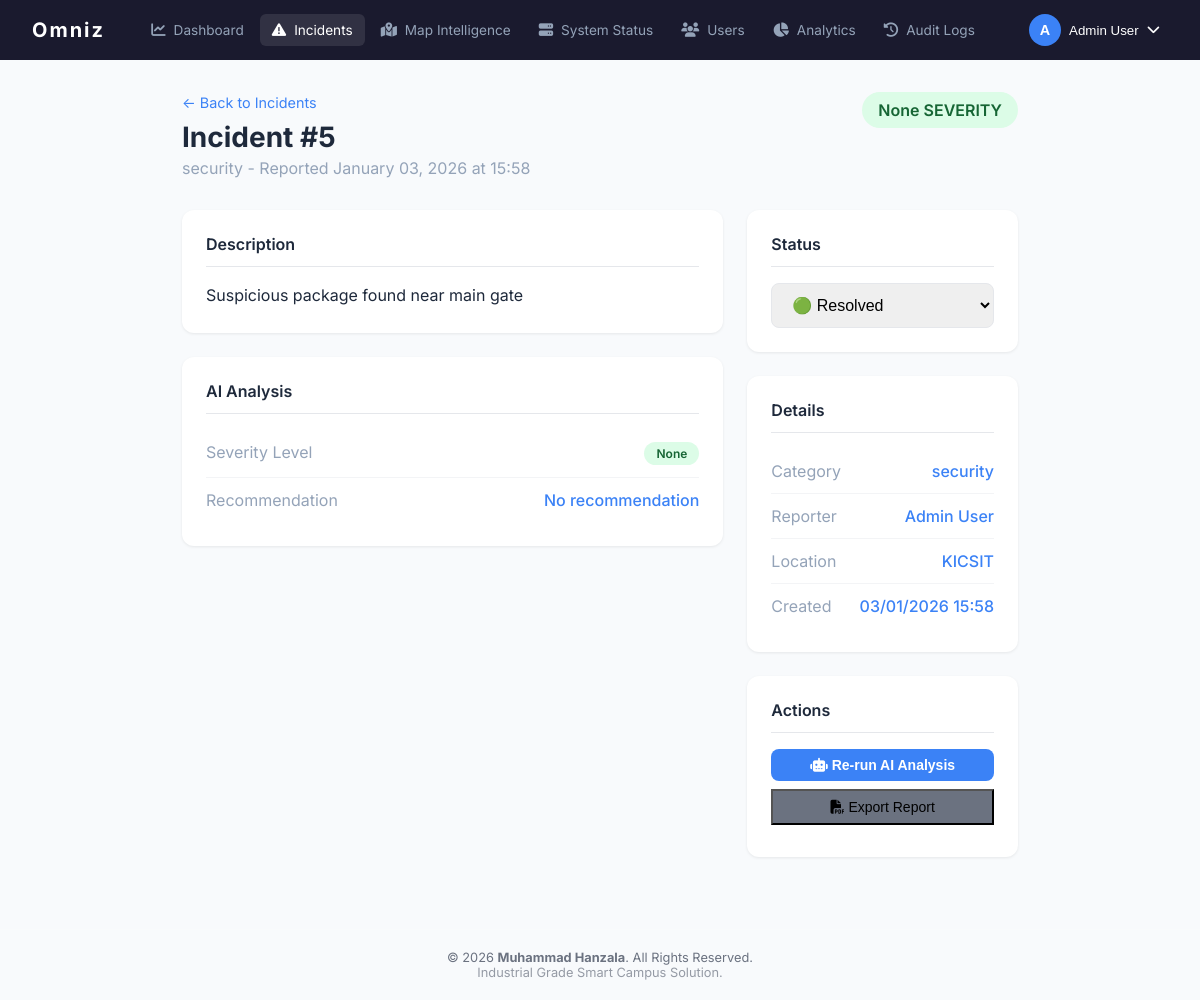
Screenshot of /incidents/5 (signed in) with the database file from the repository.
### app/models.py (models this page shows, shortened)
class User(db.Model):
    __tablename__ = 'users'
    __table_args__ = {'extend_existing': True}
    id = db.Column(db.Integer, primary_key=True)
    university_id = db.Column(db.Integer, db.ForeignKey('universities.id'), nullable=True) # Nullable for platform broad admins
    name = db.Column(db.String(100), nullable=False)
    email = db.Column(db.String(120), unique=True, nullable=False, index=True)
    password_hash = db.Column(db.String(256), nullable=False)
    role = db.Column(db.String(20), default='student')  # student, staff, security, admin
    phone = db.Column(db.String(20))
    profile_photo = db.Column(db.String(256))
    created_at = db.Column(db.DateTime, default=datetime.utcnow)
    is_active = db.Column(db.Boolean, default=True)
    fcm_token = db.Column(db.String(256))  # For push notifications
    university = db.relationship('University', backref='users')
    campus_id = db.Column(db.Integer, db.ForeignKey('campuses.id'), nullable=True)
    dept_id = db.Column(db.Integer, db.ForeignKey('departments.id'), nullable=True)
    children = db.relationship(
         'User',
         secondary=student_parent_link,
         primaryjoin="student_parent_link.c.parent_id == User.id",
         secondaryjoin="student_parent_link.c.child_id == User.id",
         backref=db.backref('parents', lazy='dynamic'),
         lazy='dynamic'
     )
    totp_secret = db.Column(db.String(32))
    is_2fa_enabled = db.Column(db.Boolean, default=False)
    twofactor_method = db.Column(db.String(20), default='email') # email, totp, both
    otp_code = db.Column(db.String(6))
    otp_expiry = db.Column(db.DateTime)
    backup_codes = db.Column(db.Text) # Stored as comma-separated or JSON string

class Incident(db.Model):
    __tablename__ = 'incidents'
    id = db.Column(db.Integer, primary_key=True)
    university_id = db.Column(db.Integer, db.ForeignKey('universities.id'), nullable=False)
    user_id = db.Column(db.Integer, db.ForeignKey('users.id'), nullable=False)
    description = db.Column(db.Text, nullable=False)
    category = db.Column(db.String(50))  # security, fire, medical, accident, infrastructure
    severity = db.Column(db.String(20), default='medium')  # low, medium, high
    status = db.Column(db.String(20), default='open')  # open, in_progress, resolved
    image_url = db.Column(db.String(256))
    latitude = db.Column(db.Float)
    longitude = db.Column(db.Float)
    x = db.Column(db.Integer)
    y = db.Column(db.Integer)
    ai_category = db.Column(db.String(50))
    ai_confidence = db.Column(db.Float)
    ai_labels = db.Column(db.Text)
    ai_severity = db.Column(db.String(20), index=True)
    ai_recommendation = db.Column(db.Text)
    ai_analyzed_at = db.Column(db.DateTime)
    created_at = db.Column(db.DateTime, default=datetime.utcnow)
    resolved_at = db.Column(db.DateTime)
    user = db.relationship('User', backref='incidents')
    university = db.relationship('University', backref='incidents')

### app/web/routes.py (the view)
@web_bp.route('/incidents/<int:id>')
@login_required
def incident_detail(id):
    incident = Incident.query.get_or_404(id)
    return render_template('incident_detail.html', incident=incident)

### app/utils.py (called while the page is built)
def login_required(f):
    @wraps(f)
    def decorated_function(*args, **kwargs):
        if 'user_id' not in session:
            flash('Please login to access this page')
            return redirect(url_for('web.login'))
        return f(*args, **kwargs)
    return decorated_function

def has_permission(user_role, permission):
    role_perms = PERMISSIONS.get(user_role, [])
    if '*' in role_perms:
        return True
    for p in role_perms:
        if p == permission or p.startswith(f"{permission}."):
            return True
    return False

### app/templates/incident_detail.html (shortened to what this page needs)
{% extends "base.html" %}
{% block content %}
<div class="page-container" style="max-width:900px;">
    <div class="page-header" style="display:flex;justify-content:space-between;align-items:flex-start;">
        <div>
            <a href="{{ url_for('web.incidents') }}"
                style="color:var(--accent);text-decoration:none;font-size:0.9rem;">← Back to Incidents</a>
            <h1 style="margin-top:0.5rem;">Incident #{{ incident.id }}</h1>
            <p>{{ incident.category }} - Reported {{ incident.created_at.strftime('%B %d, %Y at %H:%M') }}</p>
        </div>
        <span
            class="badge badge-{{ 'danger' if incident.ai_severity == 'HIGH' else 'warning' if incident.ai_severity == 'MEDIUM' else 'success' }}"
            style="font-size:1rem;padding:0.5rem 1rem;">
            {{ incident.ai_severity }} SEVERITY
        </span>
    </div>
    <div style="display:grid;grid-template-columns:2fr 1fr;gap:1.5rem;">
        <div>
            <div class="info-card" style="margin-bottom:1.5rem;">
                <h3>Description</h3>
                <p style="line-height:1.6;">{{ incident.description }}</p>
            </div>
            <div class="info-card">
                <h3>AI Analysis</h3>
                <div class="info-row">
                    <span class="label">Severity Level</span>
                    <span
                        class="badge badge-{{ 'danger' if incident.ai_severity == 'HIGH' else 'warning' if incident.ai_severity == 'MEDIUM' else 'success' }}">{{
                        incident.ai_severity }}</span>
                </div>
                <div class="info-row">
                    <span class="label">Recommendation</span>
                    <span class="value">{{ incident.ai_recommendation or 'No recommendation' }}</span>
                </div>
            </div>
        </div>
        <div>
            <div class="info-card" style="margin-bottom:1.5rem;">
                <h3>Status</h3>
                <form action="{{ url_for('web.update_incident_status', id=incident.id) }}" method="POST">
                    <select name="status" class="form-control" onchange="this.form.submit()">
                        <option value="resolved" {{ 'selected' if incident.status=='resolved' }}>🟢 Resolved</option>
                    </select>
                </form>
            </div>
            <div class="info-card" style="margin-bottom:1.5rem;">
                <h3>Details</h3>
                <div class="info-row">
                    <span class="label">Category</span>
                    <span class="value">{{ incident.category }}</span>
                </div>
                <div class="info-row">
                    <span class="label">Reporter</span>
                    <span class="value">{{ incident.user.name if incident.user else 'Unknown' }}</span>
                </div>
                <div class="info-row">
                    <span class="label">Location</span>
                    <span class="value">KICSIT</span>
                </div>
                <div class="info-row">
                    <span class="label">Created</span>
                    <span class="value">{{ incident.created_at.strftime('%d/%m/%Y %H:%M') }}</span>
                </div>
            </div>
            <div class="info-card">
                <h3>Actions</h3>
                <button class="btn-primary btn-sm" style="width:100%;margin-bottom:0.5rem;"
                    onclick="showToast('Analysis triggered', 'info')">
                    <i class="fas fa-robot"></i> Re-run AI Analysis
                </button>
                <button class="btn-secondary btn-sm" style="width:100%;margin-bottom:0.5rem;">
                    <i class="fas fa-file-pdf"></i> Export Report
                </button>
            </div>
        </div>
    </div>
</div>
{% endblock %}

### app/templates/base.html (shortened to what this page needs)
<!DOCTYPE html>
<html lang="en">
<head>
    <link rel="stylesheet" href="https://cdnjs.cloudflare.com/ajax/libs/font-awesome/6.4.0/css/all.min.css">
    <link rel="stylesheet" href="https://unpkg.com/leaflet@1.9.4/dist/leaflet.css">
    <link rel="stylesheet" href="{{ url_for('static', filename='css/ciias.css') }}">
</head>
<body>
    <nav class="top-navbar">
        <div class="nav-brand uppercase font-bold tracking-tighter">Omniz</div>
        <div class="nav-links">
            <a href="{{ url_for('web.dashboard') }}"
                class="{{ 'active' if request.endpoint and request.endpoint == 'web.dashboard' }}">
                <i class="fas fa-chart-line"></i> Dashboard
            </a>
            <a href="{{ url_for('web.incidents') }}"
                class="{{ 'active' if request.endpoint and 'incident' in request.endpoint }}">
                <i class="fas fa-exclamation-triangle"></i> Incidents
            </a>
            <a href="{{ url_for('web.map_intelligence') }}"
                class="{{ 'active' if request.endpoint and request.endpoint == 'web.map_intelligence' }}">
                <i class="fas fa-map-marked-alt"></i> Map Intelligence
            </a>
            <a href="{{ url_for('web.system_status') }}"
                class="{{ 'active' if request.endpoint and request.endpoint == 'web.system_status' }}">
                <i class="fas fa-server"></i> System Status
            </a>
            {% if has_permission('users') %}
            <a href="{{ url_for('web.users') }}"
                class="{{ 'active' if request.endpoint and request.endpoint == 'web.users' }}">
                <i class="fas fa-users"></i> Users
            </a>
            {% endif %}
            {% if has_permission('analytics') %}
            <a href="{{ url_for('web.analytics') }}"
                class="{{ 'active' if request.endpoint and request.endpoint == 'web.analytics' }}">
                <i class="fas fa-chart-pie"></i> Analytics
            </a>
            {% endif %}
            {% if has_permission('audit_logs') %}
            <a href="{{ url_for('web.audit_logs') }}"
                class="{{ 'active' if request.endpoint and request.endpoint == 'web.audit_logs' }}">
                <i class="fas fa-history"></i> Audit Logs
            </a>
            {% endif %}
        </div>
        <div class="nav-user">
            <div class="dropdown">
                <button class="dropdown-toggle" onclick="toggleDropdown()">
                    <span class="user-avatar">{{ session.get('user_name', 'U')[0] }}</span>
                    <span>{{ session.get('user_name', 'User') }}</span>
                    <i class="fas fa-chevron-down"></i>
                </button>
            </div>
        </div>
    </nav>
    {% block content %}{% endblock %}
    <footer
        style="text-align: center; padding: 20px; color: #6b7280; font-size: 0.8rem; margin-top: 40px; border-top: 1px solid rgba(255,255,255,0.1);">
        &copy; 2026 <strong>Muhammad Hanzala</strong>. All Rights Reserved. <br>
        <span style="opacity: 0.7;">Industrial Grade Smart Campus Solution.</span>
    </footer>
</body>
</html>

### app/static/css/ciias.css (style rules this page uses)
:root { --primary: #1e3a5f; --primary-light: #2d5a8e; --accent: #3b82f6; --accent-hover: #2563eb; --bg-dark: #1a1a2e; --bg-light: #f8fafc; --text-light: #94a3b8; --text-dark: #1e293b; --success: #22c55e; --warning: #f59e0b; --danger: #ef4444; --info: #06b6d4; }
* { box-sizing: border-box; margin: 0; padding: 0; }
body { font-family: 'Inter', -apple-system, BlinkMacSystemFont, sans-serif; background: var(--bg-light); color: var(--text-dark); }
.form-control { width: 100%; padding: 0.75rem 1rem; border: 1px solid #e5e7eb; border-radius: 8px; font-size: 1rem; transition: all 0.2s; }
.btn-primary { width: 100%; padding: 0.875rem; background: var(--accent); color: white; border: none; border-radius: 8px; font-weight: 600; font-size: 1rem; cursor: pointer; transition: background 0.2s; }
.btn-secondary { background: #6b7280; }
.btn-sm { padding: 0.5rem 1rem; font-size: 0.875rem; width: auto; }
.top-navbar { background: var(--bg-dark); padding: 0 2rem; display: flex; align-items: center; justify-content: space-between; height: 60px; position: sticky; top: 0; z-index: 1000; }
.nav-brand { color: white; font-size: 1.25rem; font-weight: 700; letter-spacing: 2px; }
.nav-links { display: flex; gap: 0.25rem; }
.nav-links a { color: var(--text-light); text-decoration: none; padding: 0.5rem 0.75rem; border-radius: 6px; font-size: 0.85rem; transition: all 0.2s; display: flex; align-items: center; gap: 0.5rem; }
.nav-links a:hover, .nav-links a.active { color: white; background: rgba(255, 255, 255, 0.1); }
.nav-links a i { font-size: 0.9rem; }
.nav-user { position: relative; }
.dropdown-toggle { display: flex; align-items: center; gap: 0.5rem; background: none; border: none; color: white; cursor: pointer; padding: 0.5rem; border-radius: 8px; }
.user-avatar { width: 32px; height: 32px; background: var(--accent); border-radius: 50%; display: flex; align-items: center; justify-content: center; font-weight: 600; font-size: 0.9rem; }
.page-container { padding: 2rem; max-width: 1400px; margin: 0 auto; }
.page-header { margin-bottom: 2rem; }
.page-header h1 { font-size: 1.75rem; font-weight: 700; color: var(--text-dark); }
.page-header p { color: var(--text-light); margin-top: 0.25rem; }
.info-card { background: white; border-radius: 12px; padding: 1.5rem; box-shadow: 0 1px 3px rgba(0, 0, 0, 0.08); }
.info-card h3 { font-size: 1rem; font-weight: 600; margin-bottom: 1rem; padding-bottom: 0.75rem; border-bottom: 1px solid #e5e7eb; }
.info-row { display: flex; justify-content: space-between; padding: 0.75rem 0; border-bottom: 1px solid #f3f4f6; }
.info-row:last-child { border-bottom: none; }
.info-row .label { color: var(--text-light); }
.info-row .value { color: var(--accent); font-weight: 500; }
.badge { padding: 0.25rem 0.75rem; border-radius: 20px; font-size: 0.75rem; font-weight: 600; }
.badge-success { background: #dcfce7; color: #166534; }

### rows the page displays
User: get "Admin User", user "Admin User"
Incident: id "5", category "security", created_at "January 03, 2026 at 15:58", ai_severity "None", description "Suspicious package found near main gate", ai_recommendation "No recommendation", created_at "03/01/2026 15:58"

### other values shown
{{ session.get('user_name', 'U')[0] }} "A"
